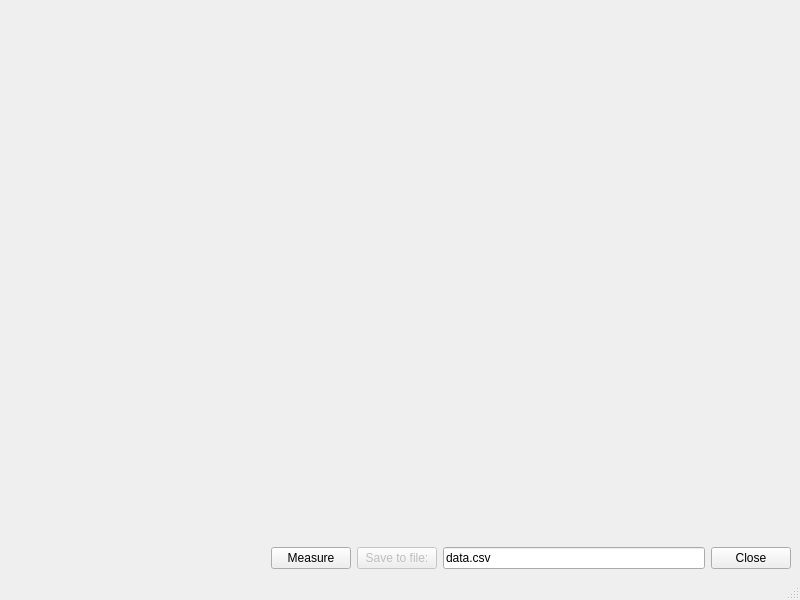
<?xml version="1.0" encoding="UTF-8"?>
<ui version="4.0">
 <class>MainWindow</class>
 <widget class="QMainWindow" name="MainWindow">
  <property name="geometry">
   <rect>
    <x>0</x>
    <y>0</y>
    <width>800</width>
    <height>600</height>
   </rect>
  </property>
  <property name="windowTitle">
   <string>MainWindow</string>
  </property>
  <widget class="QWidget" name="centralwidget">
   <layout class="QVBoxLayout" name="verticalLayout">
    <item>
     <widget class="QwtPlot" name="qwtPlot"/>
    </item>
    <item>
     <layout class="QHBoxLayout" name="horizontalLayout">
      <item>
       <spacer name="horizontalSpacer">
        <property name="orientation">
         <enum>Qt::Horizontal</enum>
        </property>
        <property name="sizeHint" stdset="0">
         <size>
          <width>40</width>
          <height>20</height>
         </size>
        </property>
       </spacer>
      </item>
      <item>
       <widget class="QPushButton" name="measureButton">
        <property name="text">
         <string>Measure</string>
        </property>
       </widget>
      </item>
      <item>
       <widget class="QPushButton" name="saveButton">
        <property name="enabled">
         <bool>false</bool>
        </property>
        <property name="text">
         <string>Save to file:</string>
        </property>
       </widget>
      </item>
      <item>
       <widget class="QLineEdit" name="lineEdit">
        <property name="text">
         <string>data.csv</string>
        </property>
       </widget>
      </item>
      <item>
       <widget class="QPushButton" name="closeButton">
        <property name="text">
         <string>Close</string>
        </property>
       </widget>
      </item>
     </layout>
    </item>
   </layout>
  </widget>
  <widget class="QMenuBar" name="menubar">
   <property name="geometry">
    <rect>
     <x>0</x>
     <y>0</y>
     <width>800</width>
     <height>30</height>
    </rect>
   </property>
  </widget>
  <widget class="QStatusBar" name="statusbar"/>
 </widget>
 <customwidgets>
  <customwidget>
   <class>QwtPlot</class>
   <extends>QFrame</extends>
   <header>qwt_plot.h</header>
  </customwidget>
 </customwidgets>
 <resources/>
 <connections/>
</ui>
